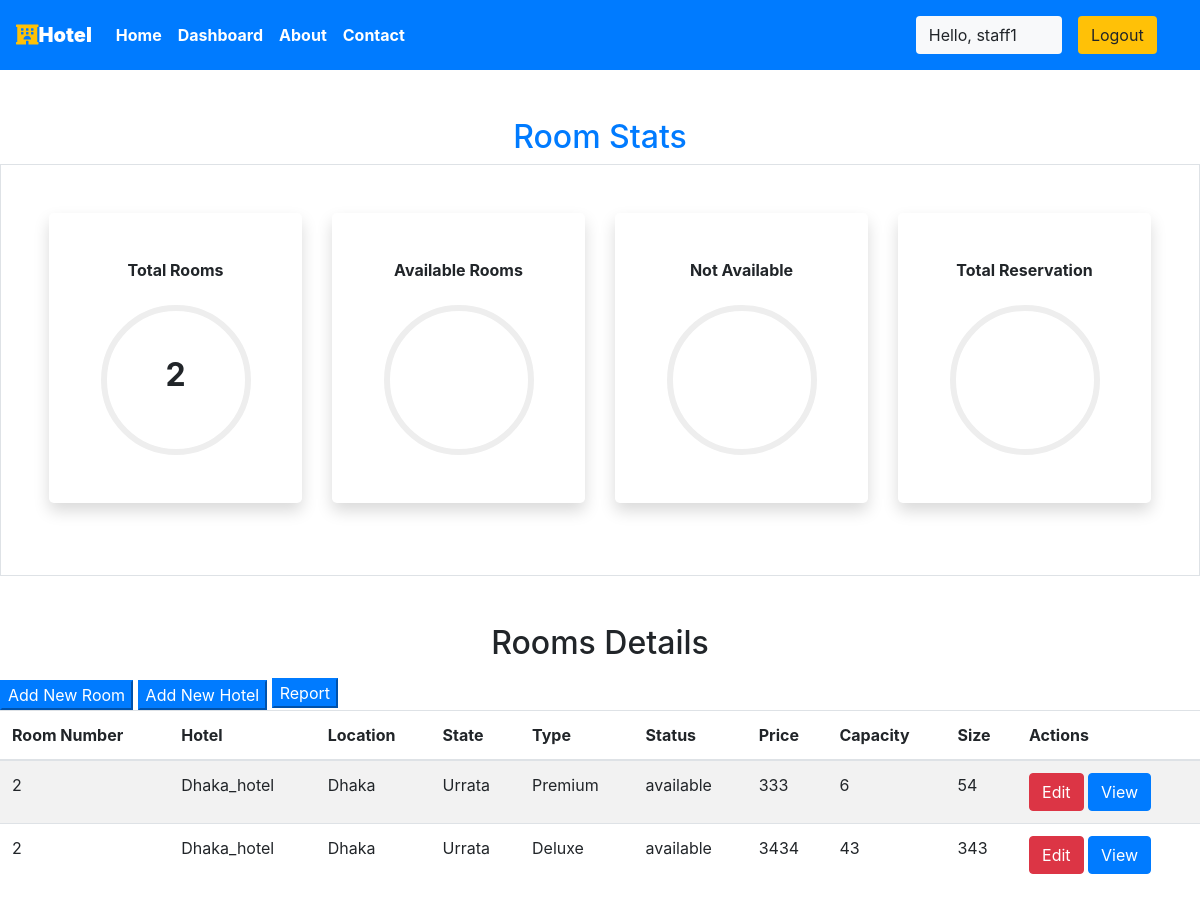
/staff/panel (signed in), run on the app's committed database.
### main/models.py (models this page shows, shortened)
class CustomUser(AbstractUser):
     date_of_birth = models.DateField(verbose_name=_("Date of birth"), blank=True, null=True)
     address1 = models.CharField(verbose_name=_("Address line 1"), max_length=1024, blank=True, null=True)
     zip_code = models.CharField(verbose_name=_("Postal Code"), max_length=12, blank=True, null=True)
     city = models.CharField(verbose_name=_("City"), max_length=1024, blank=True, null=True)
     country = CountryField(blank=True, null=True)
     phone_regex = RegexValidator(regex=r"^\+(?:[0-9]●?){6,14}[0-9]$", message=_("Enter a valid international mobile phone number starting with +(country code)"))
     mobile_phone = models.CharField(validators=[phone_regex], verbose_name=_("Mobile phone"), max_length=17, blank=True, null=True)
     photo = models.ImageField(verbose_name=_("Photo"), upload_to='photos/', default='photos/default-user-avatar.png')
     class Meta:
         ordering = ['last_name']

class Room(models.Model):
    ROOM_STATUS = (
    ("1", "available"),
    ("2", "not available"),
    )
    ROOM_TYPE = (
    ("1", "Premium"),
    ("2", "Deluxe"),
    ("3","Basic"),
    )
    id = models.AutoField(primary_key=True)
    room_type = models.CharField(max_length=50,choices = ROOM_TYPE)
    capacity = models.IntegerField()
    price = models.IntegerField()
    size = models.IntegerField()
    hotel = models.ForeignKey(Hotel, on_delete = models.CASCADE)
    status = models.CharField(choices =ROOM_STATUS,max_length = 15)
    roomnumber = models.IntegerField()
    photo=models.ImageField(upload_to='room/', null=True, blank=True)
    Services=models.CharField(max_length=30,null=True)

class Hotel(models.Model):
    id = models.AutoField(primary_key=True)
    name = models.CharField(max_length=30,null=True)
    owner = models.ForeignKey(CustomUser, blank=True, null=True, on_delete=models.CASCADE)
    location = models.CharField(max_length=50)
    state = models.CharField(max_length=50,null=True)
    country = models.CharField(max_length=50,null=True)
    photo=models.ImageField(upload_to='hotel/', null=True, blank=True)
    def __str__(self):
        return self.name

### main/views.py (the view)
# urls.py: path('staff/panel', views.panel,name="staffpanel"),
@login_required(login_url='/staff')
def panel(request):
    if  request.user.groups.exists():
        user = request.user
        hotell = Hotel.objects.filter(owner=user)
        totall_rooms = []
        for hotels in hotell:
            room = Room.objects.filter(hotel=hotels)
            totall_rooms += room
        total_rooms = len(totall_rooms)
        hotel = Hotel.objects.filter(owner=user)
        response = render(request,'staff/panel.html',{'name':hotel,'rooms':totall_rooms,'total_rooms':total_rooms})
        return HttpResponse(response)
    else:
        messages.success(request,"Access Denied")
        return redirect('homepage')

### main/templatetags/app_tags.py (called while the page is built)
@register.filter(name='has_group')
def has_group(user, group_name):
    group = Group.objects.get(name=group_name)
    return True if group in user.groups.all() else False

### templates/staff/panel.html (shortened to what this page needs)
{% extends 'basic.html' %} {% block title %} staff panel {% endblock title %}
{% block body %}
<section class="my-5">
  {%load app_tags%}
  <h2 class="text-center text-primary">Room Stats</h2>
  <div class="container-fluid px-5 py-5 border">
    <div class="row">
      <div class="col-xl-3 col-lg-6 col-sm-12 mb-4">
        <div class="bg-white rounded-lg p-5 shadow">
          <h2 class="h6 font-weight-bold text-center mb-4">Total Rooms</h2>
          {% if total_rooms is not none %}
          <div
            class="progress mx-auto"
            data-value="{{"
            total_rooms|percentage:total_rooms}}
          >
            <span class="progress-left">
            </span>
            <span class="progress-right">
            </span>
            <div
              class="progress-value w-100 h-100 rounded-circle d-flex align-items-center justify-content-center"
            >
              <div class="h2 font-weight-bold">{{ total_rooms}}</div>
            </div>
          </div>
          {% endif %}
        </div>
      </div>
      <div class="col-xl-3 col-lg-6 col-sm-12 mb-4">
        <div class="bg-white rounded-lg p-5 shadow">
          <h2 class="h6 font-weight-bold text-center mb-4">Available Rooms</h2>
          {% if total_rooms is not none %}
          <div
            class="progress mx-auto"
            data-value="{{"
            available|percentage:total_rooms}}
          >
            <span class="progress-left">
            </span>
            <span class="progress-right">
            </span>
            <div
              class="progress-value w-100 h-100 rounded-circle d-flex align-items-center justify-content-center"
            >
            </div>
          </div>
          {% endif %}
        </div>
      </div>
      <div class="col-xl-3 col-lg-6 col-sm-12 mb-4">
        <div class="bg-white rounded-lg p-5 shadow">
          <h2 class="h6 font-weight-bold text-center mb-4">Not Available</h2>
          {% if total_rooms is not none %}
          <div
            class="progress mx-auto"
            data-value="{{"
            unavailable|percentage:total_rooms}}
          >
            <span class="progress-left">
            </span>
            <span class="progress-right">
            </span>
            <div
              class="progress-value w-100 h-100 rounded-circle d-flex align-items-center justify-content-center"
            >
            </div>
          </div>
          {% endif %}
        </div>
      </div>
      <div class="col-xl-3 col-lg-6 col-sm-12 mb-4">
        <div class="bg-white rounded-lg p-5 shadow">
          <h2 class="h6 font-weight-bold text-center mb-4">
            Total Reservation
          </h2>
          {% if total_rooms is not none %}
          <div
            class="progress mx-auto"
            data-value="{{reserved"
            |percentage:total_rooms}}
          >
            <span class="progress-left">
            </span>
            <span class="progress-right">
            </span>
            <div
              class="progress-value w-100 h-100 rounded-circle d-flex align-items-center justify-content-center"
            >
            </div>
          </div>
          {% endif %}
        </div>
      </div>
    </div>
  </div>
</section>
<h2 class="text-center pb-2">Rooms Details</h2>
<button
  class="btn-group btn-primary"
  data-toggle="modal"
  data-target="#newroom"
>
  Add New Room
</button>
<button
  class="btn-group btn-primary"
  data-toggle="modal"
  data-target="#newlocation"
>
  Add New Hotel
</button>
<button class="btn-primary"> <a href="{% url 'staff_report' %}" style="color: #fff; text-decoration: none;">Report </a>  </button>
<table class="table table-striped">
  <thead>
    <th>Room Number</th>
    <th>Hotel</th>
    <th>Location</th>
    <th>State</th>
    <th>Type</th>
    <th>Status</th>
    <th>Price</th>
    <th>Capacity</th>
    <th>Size</th>
    <th colspan="2">Actions</th>
  </thead>
  {% if rooms %} {% for each_room in rooms %}
  <tr>
    <td>{{each_room.roomnumber}}</td>
    <td>{{each_room.hotel}}</td>
    <td>{{each_room.hotel.location}}</td>
    <td>{{each_room.hotel.state}}</td>
    <td>{{each_room.get_room_type_display}}</td>
    <td>{{each_room.get_status_display}}</td>
    <td>{{each_room.price}}</td>
    <td>{{each_room.capacity}}</td>
    <td>{{each_room.size}}</td>
    <td colspan="2">
      <a href="/staff/panel/edit-room?roomid={{each_room.id}}"
        ><button class="btn btn-danger">Edit</button></a
      >
      <a href="/staff/panel/view-room?roomid={{each_room.id}}"
        ><button class="btn btn-primary">View</button></a
      >
    </td>
  </tr>
  {% endfor %} {% endif %}
</table>
{% endblock body %}

### templates/basic.html (shortened to what this page needs)
{% load static %}
{% load app_tags %}
<!DOCTYPE html>
<!DOCTYPE html>
<html lang="en">
<head>
    <link rel="stylesheet" href="https://use.fontawesome.com/releases/v5.7.0/css/all.css">
    <link rel="stylesheet" href="{% static 'bootstrap\bootstrap.css' %}">
    <link rel="stylesheet" href="https://maxcdn.bootstrapcdn.com/bootstrap/4.5.0/css/bootstrap.min.css" >
</head>
<body style="dbackground-image: url('https://source.unsplash.com/random');height: 100%;">
    <div class="container-fluid px-0">
        <nav class="navbar navbar-expand-lg navbar-dark bg-primary font-weight-bold">
            <a class="navbar-brand text-bold bg-black " href="/"><i class="fas fa-hotel text-warning"></i><b>Hotel </b></a>
            <div class="collapse navbar-collapse " id="navbarSupportedContent">
                <ul class="navbar-nav mr-auto ">
                    <li class="nav-item active">
                        <a class="nav-link text-bold " href="/"> Home</a>
                    </li>
                    {% if request.user|has_group:"hotel_owner" %}
                    <li class="nav-item active">
                        <a class="nav-link text-bold" href="/staff/panel">Dashboard </a>
                    </li>
                    {% elif user.is_staff == False and user.is_authenticated %}
                    <li class="nav-item active">
                            <a class="nav-link text-bold" href="/user/bookings">My Bookings </a>
                        </li>
                    {% endif %}
                    <li class="nav-item active">
                        <a class="nav-link text-bold" href="/about">About</a>
                    </li>
                    <li class="nav-item active">
                        <a class="nav-link text-bold" href="/contact">Contact </a>
                    </li>
                </ul>
                {% if user.is_authenticated %}
                      <button class="btn btn-group bg-light" data-toggle="modal" data-target="#forlogin">
                       Hello, {{request.user.username}}
                       <a href="/logout" class="nav-link">
                    <button class="btn btn-group bg-warning" data-toggle="modal" data-target="#forlogin">
                        Logout
                    </button></a>&nbsp; &nbsp;
                    </button>
                {% endif %}
            </div>
        </nav>
    </div>
    {% block body %}
    {% endblock body %}
</body>
</html>

### templates/staff/panel.html (style rules this page uses)
.progress { width: 150px; height: 150px; background: none; position: relative; }
.progress::after { content: ""; width: 100%; height: 100%; border-radius: 50%; border: 6px solid #eee; position: absolute; top: 0; left: 0; }
.progress > span { width: 50%; height: 100%; overflow: hidden; position: absolute; top: 0; z-index: 1; }
.progress .progress-left { left: 0; }
.progress .progress-right { right: 0; }
.progress .progress-value { position: absolute; top: 0; left: 0; }
body { min-height: 100vh; }
.rounded-lg { border-radius: 1rem; }

### templates/basic.html (style rules this page uses)
a { text-decoration: none; }

### data on the page
CustomUser: user.username "staff1"
Room: roomnumber "2", hotel "Dhaka_hotel", hotel.location "Dhaka", hotel.state "Urrata", room_type "Premium", status "available", price "333", capacity "6", size "54"
Room: roomnumber "2", hotel "Dhaka_hotel", hotel.location "Dhaka", hotel.state "Urrata", room_type "Deluxe", status "available", price "3434", capacity "43", size "343"

### other printed values
{{ total_rooms }} "2"
